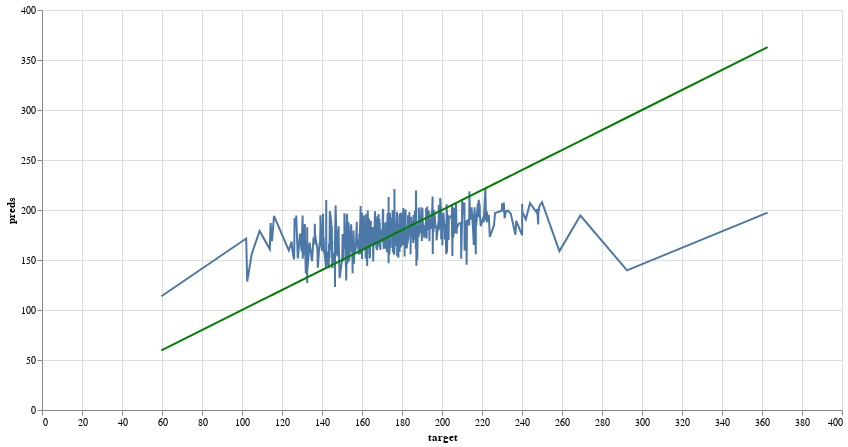

The notebook cell saved with this chart:
### Code cell
perfect_test3 = alt.Chart(pd.DataFrame({'target':  y_test3['TARGET_deathRate_test'], 'preds':  y_test3['TARGET_deathRate_test']})).mark_line(color='green').encode(
    x='target',
    y='preds'
).properties(
    width=800,  # Specify the width of the chart
    height=400  # Specify the height of the chart
)

pred_chart_test3 = alt.Chart(pd.DataFrame({'target':  y_test3['TARGET_deathRate_test'], 'preds': y_test_preds3})).mark_line().encode(
    x='target',
    y='preds'
  ).properties(
    width=800,  # Specify the width of the chart
    height=400  # Specify the height of the chart
)

pred_chart_test3 + perfect_test3

### Figure 1 — Vega-Lite specification as saved in the notebook (floating-point values rounded to 4 significant figures; data arrays with more than 128 entries replaced by an {"elided": "..."} marker saying what was removed)
{"config": {"view": {"continuousWidth": 300, "continuousHeight": 300}}, "layer": [{"data": {"name": "data-98e054c4fb345450d28aa53fc99b8114"}, "mark": {"type": "line"}, "encoding": {"x": {"field": "target", "type": "quantitative"}, "y": {"field": "preds", "type": "quantitative"}}}, {"data": {"name": "data-325359e573684d5da4db6a7c05ccc135"}, "mark": {"type": "line", "color": "green"}, "encoding": {"x": {"field": "target", "type": "quantitative"}, "y": {"field": "preds", "type": "quantitative"}}}], "height": 400, "width": 800, "$schema": "https://vega.github.io/schema/vega-lite/v5.8.0.json", "datasets": {"data-98e054c4fb345450d28aa53fc99b8114": {"elided": "609 records"}, "data-325359e573684d5da4db6a7c05ccc135": {"elided": "609 records"}}}
